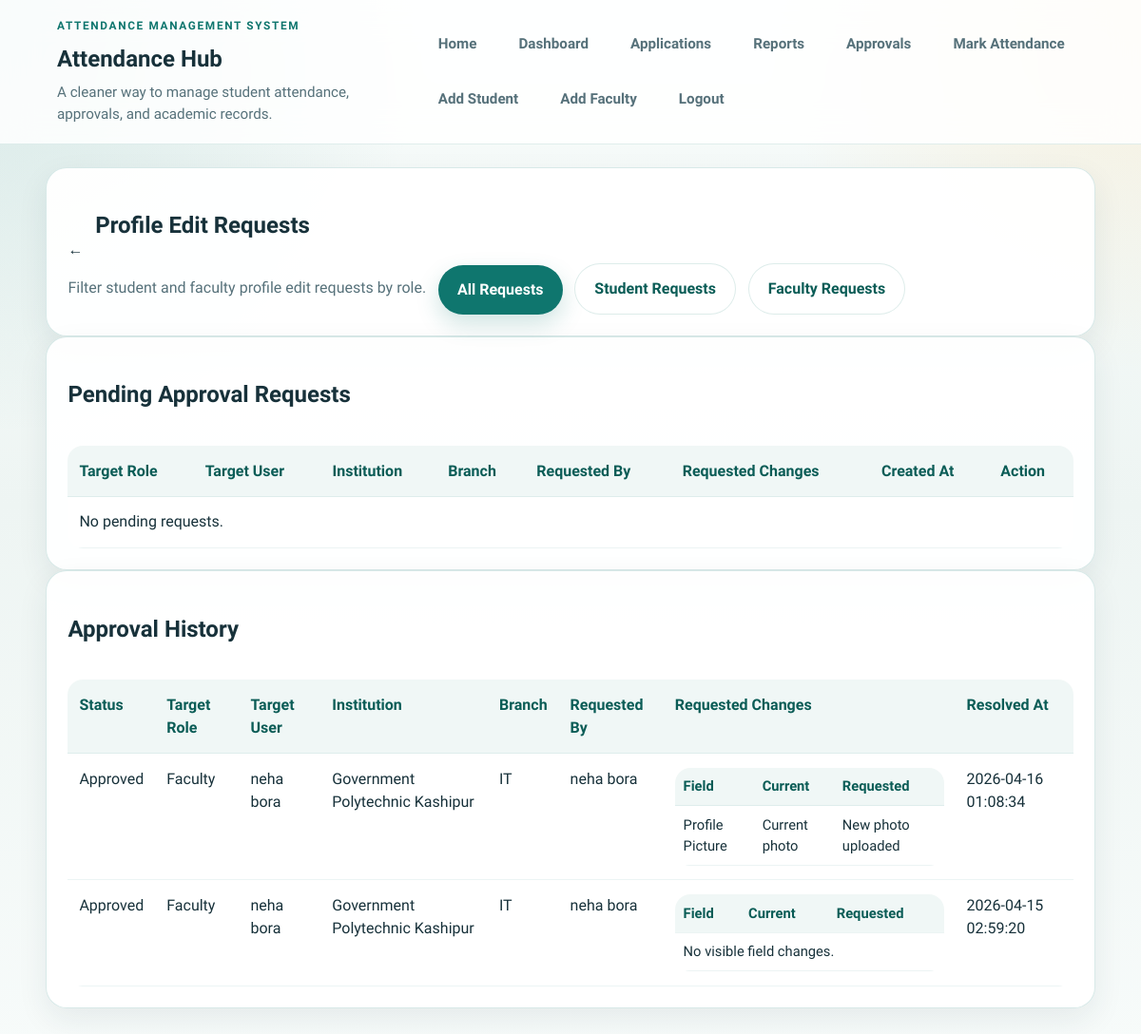
The app's page /approvals (signed in) with its own data.
### tables this page shows
CREATE TABLE pending_changes (
    id INTEGER PRIMARY KEY AUTOINCREMENT,
    target_user_id INTEGER NOT NULL,
    target_role TEXT NOT NULL CHECK (target_role IN ('faculty', 'student')),
    requested_by INTEGER NOT NULL,
    approver_role TEXT NOT NULL CHECK (approver_role IN ('admin', 'faculty')),
    status TEXT NOT NULL DEFAULT 'pending' CHECK (status IN ('pending', 'approved', 'rejected')),
    payload TEXT NOT NULL,
    created_at TEXT NOT NULL DEFAULT CURRENT_TIMESTAMP,
    resolved_at TEXT,
    FOREIGN KEY(target_user_id) REFERENCES users(id),
    FOREIGN KEY(requested_by) REFERENCES users(id)
);

CREATE TABLE "users" (
                id INTEGER PRIMARY KEY AUTOINCREMENT,
                role TEXT NOT NULL CHECK (role IN ('admin', 'faculty', 'student')),
                profile_picture TEXT,
                institution_type TEXT,
                institution_name TEXT,
                class_roll_number TEXT,
                roll_number TEXT UNIQUE,
                registration_number TEXT UNIQUE,
                full_name TEXT NOT NULL,
                father_name TEXT,
                branch TEXT,
                semester TEXT,
                year TEXT,
                dob TEXT,
                mobile_number TEXT,
                gmail TEXT,
                email TEXT,
                password_hash TEXT NOT NULL,
                is_mobile_verified INTEGER NOT NULL DEFAULT 0,
                created_by INTEGER,
                created_at TEXT NOT NULL DEFAULT CURRENT_TIMESTAMP,
                FOREIGN KEY(created_by) REFERENCES users(id)
            );

### attendance_app/routes.py (the view)
@bp.route("/approvals")
@login_required("admin", "faculty")
def approvals():
    user = current_user()
    request_type = request.args.get("type", "").strip()
    requests = pending_requests_for_user(user)
    history = approval_history_for_user(user)
    if request_type in {"student", "faculty"}:
        requests = [item for item in requests if item["target_role"] == request_type]
        history = [item for item in history if item["target_role"] == request_type]
    return render_template("approvals.html", requests=requests, history=history, selected_request_type=request_type)

### attendance_app/auth.py (called while the page is built)
def current_user():
    user_id = session.get("user_id")
    if not user_id:
        return None
    return get_db().execute("SELECT * FROM users WHERE id = ?", (user_id,)).fetchone()

def login_required(*roles):
    def decorator(view):
        @wraps(view)
        def wrapped(*args, **kwargs):
            user = current_user()
            if user is None:
                flash("Please login first.", "error")
                return redirect(url_for("main.login"))
            if roles and user["role"] not in roles:
                flash("You do not have access to this page.", "error")
                return redirect(url_for("main.dashboard"))
            return view(*args, **kwargs)
        return wrapped
    return decorator

### attendance_app/database.py (called while the page is built)
def get_db():
    if "db" not in g:
        configured_path = Path(current_app.config["DATABASE"])
        db_path = configured_path if configured_path.is_absolute() else Path(current_app.root_path).parent / configured_path
        g.db = sqlite3.connect(db_path)
        g.db.row_factory = sqlite3.Row
    return g.db

### attendance_app/routes.py (called while the page is built)
def semester_filter_options():
    return [{"value": value, "label": label} for value, label, _ in YEAR_SEMESTER_FILTERS]

@bp.context_processor
def inject_globals():
    user = current_user()
    pending_count = len(pending_requests_for_user(user)) if user and user["role"] in {"admin", "faculty"} else 0
    return {
        "current_user": user,
        "today": today_iso(),
        "min_date": one_year_ago_iso(),
        "institution_options": INSTITUTION_OPTIONS,
        "school_college_types": list(SCHOOL_COLLEGE_TYPES),
        "year_semester_filters": semester_filter_options(),
        "pending_count": pending_count,
    }

### attendance_app/utils.py (called while the page is built)
def today_iso():
    return date.today().isoformat()

def one_year_ago_iso():
    return (date.today() - timedelta(days=365)).isoformat()

### attendance_app/templates/approvals.html
{% extends "base.html" %}
{% block content %}
<section class="card">
    <div class="section-head">
        <div>
            <div class="section-head profile-edit-head">
                <a class="icon-btn" href="{{ url_for('main.dashboard') }}" aria-label="Back to dashboard" title="Back to dashboard">&larr;</a>
                <h2>Profile Edit Requests</h2>
            </div>
            <p class="muted">Filter student and faculty profile edit requests by role.</p>
        </div>
        <div class="actions">
            <a class="btn {% if not selected_request_type %}primary{% else %}secondary{% endif %}" href="{{ url_for('main.approvals') }}">All Requests</a>
            <a class="btn {% if selected_request_type == 'student' %}primary{% else %}secondary{% endif %}" href="{{ url_for('main.approvals', type='student') }}">Student Requests</a>
            <a class="btn {% if selected_request_type == 'faculty' %}primary{% else %}secondary{% endif %}" href="{{ url_for('main.approvals', type='faculty') }}">Faculty Requests</a>
        </div>
    </div>
</section>
<section class="card">
    <h2>Pending Approval Requests</h2>
    <div class="table-wrap">
        <table>
            <thead>
                <tr>
                    <th>Target Role</th>
                    <th>Target User</th>
                    <th>Institution</th>
                    <th>Branch</th>
                    <th>Requested By</th>
                    <th>Requested Changes</th>
                    <th>Created At</th>
                    <th>Action</th>
                </tr>
            </thead>
            <tbody>
                {% for item in requests %}
                    <tr>
                        <td>{{ item['target_role']|title }}</td>
                        <td>{{ item['target_name'] }}</td>
                        <td>{{ item['target_institution'] or '-' }}</td>
                        <td>{{ item['target_branch'] or '-' }}</td>
                        <td>{{ item['requester_name'] }}</td>
                        <td>
                            <table class="mini-table">
                                <thead>
                                    <tr>
                                        <th>Field</th>
                                        <th>Current</th>
                                        <th>Requested</th>
                                    </tr>
                                </thead>
                                <tbody>
                                    {% for change in item['changes'] %}
                                        <tr>
                                            <td>{{ change.field }}</td>
                                            <td>{{ change.current }}</td>
                                            <td>{{ change.requested }}</td>
                                        </tr>
                                    {% else %}
                                        <tr><td colspan="3">No visible field changes.</td></tr>
                                    {% endfor %}
                                </tbody>
                            </table>
                        </td>
                        <td>{{ item['created_at'] }}</td>
                        <td class="actions">
                            <form method="post" action="{{ url_for('main.process_approval', change_id=item['id'], action='approve') }}">
                                <input type="hidden" name="type" value="{{ selected_request_type }}">
                                <button class="btn primary" type="submit">Approve</button>
                            </form>
                            <form method="post" action="{{ url_for('main.process_approval', change_id=item['id'], action='reject') }}">
                                <input type="hidden" name="type" value="{{ selected_request_type }}">
                                <button class="btn secondary" type="submit">Reject</button>
                            </form>
                        </td>
                    </tr>
                {% else %}
                    <tr><td colspan="8">No pending requests.</td></tr>
                {% endfor %}
            </tbody>
        </table>
    </div>
</section>
<section class="card">
    <h2>Approval History</h2>
    <div class="table-wrap">
        <table>
            <thead>
                <tr>
                    <th>Status</th>
                    <th>Target Role</th>
                    <th>Target User</th>
                    <th>Institution</th>
                    <th>Branch</th>
                    <th>Requested By</th>
                    <th>Requested Changes</th>
                    <th>Resolved At</th>
                </tr>
            </thead>
            <tbody>
                {% for item in history %}
                    <tr>
                        <td>{{ item['status']|title }}</td>
                        <td>{{ item['target_role']|title }}</td>
                        <td>{{ item['target_name'] }}</td>
                        <td>{{ item['target_institution'] or '-' }}</td>
                        <td>{{ item['target_branch'] or '-' }}</td>
                        <td>{{ item['requester_name'] }}</td>
                        <td>
                            <table class="mini-table">
                                <thead>
                                    <tr>
                                        <th>Field</th>
                                        <th>Current</th>
                                        <th>Requested</th>
                                    </tr>
                                </thead>
                                <tbody>
                                    {% for change in item['changes'] %}
                                        <tr>
                                            <td>{{ change.field }}</td>
                                            <td>{{ change.current }}</td>
                                            <td>{{ change.requested }}</td>
                                        </tr>
                                    {% else %}
                                        <tr><td colspan="3">No visible field changes.</td></tr>
                                    {% endfor %}
                                </tbody>
                            </table>
                        </td>
                        <td>{{ item['resolved_at'] or '-' }}</td>
                    </tr>
                {% else %}
                    <tr><td colspan="8">No approval history yet.</td></tr>
                {% endfor %}
            </tbody>
        </table>
    </div>
</section>
{% endblock %}

### attendance_app/static/style.css (style rules this page uses)
:root { --bg: #f4f7f4; --bg-accent: #e7f7f4; --surface: rgba(255, 255, 255, 0.94); --surface-strong: #ffffff; --surface-soft: #edf6f4; --text: #17313a; --muted: #56717a; --primary: #0f766e; --primary-dark: #0a5c56; --primary-soft: #d9f3ef; --accent: #f59e0b; --accent-soft: #fff3dc; --success: #177245; --error: #b42318; --border: rgba(15, 118, 110, 0.16); --shadow: 0 20px 60px rgba(23, 49, 58, 0.12); --shadow-soft: 0 12px 32px rgba(23, 49, 58, 0.08); --radius-xl: 30px; --radius-lg: 22px; --radius-md: 16px; }
* { box-sizing: border-box; }
html { scroll-behavior: smooth; scroll-padding-top: 110px; }
body { margin: 0; min-height: 100vh; overflow-x: hidden; font-family: "Plus Jakarta Sans", "Segoe UI", Tahoma, Geneva, Verdana, sans-serif; line-height: 1.5; color: var(--text); background: radial-gradient(circle at top left, rgba(15, 118, 110, 0.14), transparent 28%), radial-gradient(circle at top right, rgba(245, 158, 11, 0.12), transparent 24%), linear-gradient(180deg, #f8fcfb 0%, #eef5f3 48%, #f7fbfa 100%); }
a { color: inherit; text-decoration: none; }
h1, h2, h3, p { overflow-wrap: anywhere; }
.card { background: var(--surface); border: 1px solid var(--border); border-radius: var(--radius-lg); padding: 1.4rem; box-shadow: var(--shadow-soft); transition: transform 0.24s ease, box-shadow 0.24s ease, border-color 0.24s ease; }
.lead, .muted { color: var(--muted); }
.btn, .animated-btn { display: inline-flex; align-items: center; justify-content: center; border: 0; cursor: pointer; font: inherit; font-weight: 800; transition: transform 0.2s ease, box-shadow 0.2s ease, background 0.2s ease, color 0.2s ease; }
.btn { border-radius: 999px; padding: 0.88rem 1.25rem; }
.btn.primary { color: #fff; background: var(--primary); box-shadow: 0 10px 24px rgba(15, 118, 110, 0.2); }
.btn.secondary { color: var(--primary-dark); background: rgba(255, 255, 255, 0.9); border: 1px solid rgba(15, 118, 110, 0.14); }
.actions, .inline-form, .section-head { display: flex; flex-wrap: wrap; gap: 0.8rem; align-items: end; }
.table-wrap { position: relative; overflow-x: auto; -webkit-overflow-scrolling: touch; border-radius: 16px; }
table { width: 100%; min-width: 720px; margin-top: 1rem; border-collapse: collapse; background: rgba(255, 255, 255, 0.75); border-radius: 16px; overflow: hidden; }
.mini-table { margin-top: 0; min-width: 0; font-size: 0.92rem; }
.mini-table th, .mini-table td { padding: 0.55rem; }
th, td { padding: 0.9rem 0.75rem; border-bottom: 1px solid rgba(15, 118, 110, 0.08); text-align: left; vertical-align: top; }
th { color: var(--primary-dark); background: rgba(15, 118, 110, 0.06); }
tbody tr { transition: background 0.2s ease, transform 0.2s ease; }

### records on screen
pending_changes: status "Approved", target_role "Faculty", target_name "neha bora", institution_name "Government Polytechnic Kashipur", branch "IT", requester_name "neha bora", field "Profile Picture", current "Current photo", requested "New photo uploaded", resolved_at "2026-04-16 01:08:34"
pending_changes: status "Approved", target_role "Faculty", target_name "neha bora", institution_name "Government Polytechnic Kashipur", branch "IT", requester_name "neha bora", resolved_at "2026-04-15 02:59:20"
